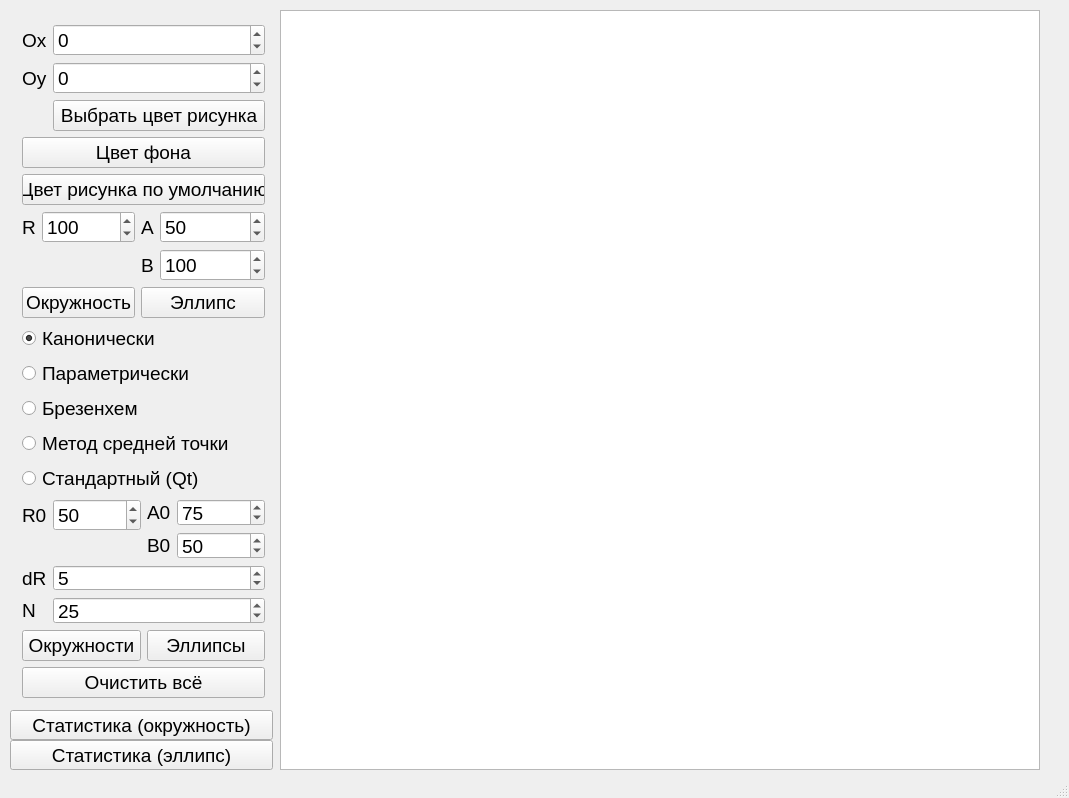
<?xml version="1.0" encoding="UTF-8"?>
<ui version="4.0">
 <class>MainWindow</class>
 <widget class="QMainWindow" name="MainWindow">
  <property name="geometry">
   <rect>
    <x>0</x>
    <y>0</y>
    <width>1069</width>
    <height>798</height>
   </rect>
  </property>
  <property name="font">
   <font>
    <pointsize>14</pointsize>
   </font>
  </property>
  <property name="windowTitle">
   <string>Лаб. №4 по Компьютерной графике: Реализация и исследование алгоритмов построения окружности и эллипса</string>
  </property>
  <widget class="QWidget" name="centralWidget">
   <widget class="QGraphicsView" name="graphicsView">
    <property name="geometry">
     <rect>
      <x>280</x>
      <y>10</y>
      <width>760</width>
      <height>760</height>
     </rect>
    </property>
    <property name="minimumSize">
     <size>
      <width>725</width>
      <height>725</height>
     </size>
    </property>
   </widget>
   <widget class="QWidget" name="layoutWidget">
    <property name="geometry">
     <rect>
      <x>11</x>
      <y>13</y>
      <width>265</width>
      <height>696</height>
     </rect>
    </property>
    <layout class="QVBoxLayout" name="verticalLayout_4">
     <item>
      <layout class="QFormLayout" name="formLayout_2">
       <item row="0" column="0">
        <widget class="QLabel" name="xTextLabel">
         <property name="text">
          <string>Ox</string>
         </property>
        </widget>
       </item>
       <item row="0" column="1">
        <widget class="QSpinBox" name="xSpinBox">
         <property name="minimum">
          <number>-360</number>
         </property>
         <property name="maximum">
          <number>360</number>
         </property>
        </widget>
       </item>
       <item row="1" column="0">
        <widget class="QLabel" name="yTextLabel">
         <property name="text">
          <string>Oy</string>
         </property>
        </widget>
       </item>
       <item row="1" column="1">
        <widget class="QSpinBox" name="ySpinBox">
         <property name="minimum">
          <number>-360</number>
         </property>
         <property name="maximum">
          <number>360</number>
         </property>
        </widget>
       </item>
       <item row="2" column="0">
        <widget class="QLabel" name="fgLabel">
         <property name="minimumSize">
          <size>
           <width>25</width>
           <height>0</height>
          </size>
         </property>
         <property name="text">
          <string/>
         </property>
        </widget>
       </item>
       <item row="2" column="1">
        <widget class="QPushButton" name="setFgColorPushButton">
         <property name="enabled">
          <bool>true</bool>
         </property>
         <property name="sizePolicy">
          <sizepolicy hsizetype="Minimum" vsizetype="Fixed">
           <horstretch>0</horstretch>
           <verstretch>0</verstretch>
          </sizepolicy>
         </property>
         <property name="text">
          <string>Выбрать цвет рисунка</string>
         </property>
         <property name="checkable">
          <bool>false</bool>
         </property>
        </widget>
       </item>
      </layout>
     </item>
     <item>
      <widget class="QPushButton" name="setBgColorToFgPushButton">
       <property name="text">
        <string>Цвет фона</string>
       </property>
      </widget>
     </item>
     <item>
      <widget class="QPushButton" name="setDefaultFgColor">
       <property name="text">
        <string>Цвет рисунка по умолчанию</string>
       </property>
      </widget>
     </item>
     <item>
      <layout class="QFormLayout" name="formLayout_5">
       <item row="0" column="0">
        <layout class="QVBoxLayout" name="verticalLayout_2">
         <item>
          <layout class="QFormLayout" name="formLayout_3">
           <item row="0" column="0">
            <widget class="QLabel" name="rTextLabel">
             <property name="text">
              <string>R</string>
             </property>
            </widget>
           </item>
           <item row="0" column="1">
            <widget class="QSpinBox" name="rSpinBox">
             <property name="minimum">
              <number>1</number>
             </property>
             <property name="maximum">
              <number>720</number>
             </property>
             <property name="value">
              <number>100</number>
             </property>
            </widget>
           </item>
          </layout>
         </item>
         <item>
          <widget class="QPushButton" name="drawCirclePushButton">
           <property name="text">
            <string>Окружность</string>
           </property>
          </widget>
         </item>
        </layout>
       </item>
       <item row="0" column="1">
        <layout class="QVBoxLayout" name="verticalLayout">
         <item>
          <layout class="QFormLayout" name="formLayout_4">
           <item row="0" column="0">
            <widget class="QLabel" name="aTextLabel">
             <property name="text">
              <string>A</string>
             </property>
            </widget>
           </item>
           <item row="0" column="1">
            <widget class="QSpinBox" name="aSpinBox">
             <property name="minimum">
              <number>1</number>
             </property>
             <property name="maximum">
              <number>720</number>
             </property>
             <property name="value">
              <number>50</number>
             </property>
            </widget>
           </item>
           <item row="1" column="0">
            <widget class="QLabel" name="bTextLabel">
             <property name="text">
              <string>B</string>
             </property>
            </widget>
           </item>
           <item row="1" column="1">
            <widget class="QSpinBox" name="bSpinBox">
             <property name="minimum">
              <number>1</number>
             </property>
             <property name="maximum">
              <number>720</number>
             </property>
             <property name="value">
              <number>100</number>
             </property>
            </widget>
           </item>
          </layout>
         </item>
         <item>
          <widget class="QPushButton" name="drawEllipsePushButton">
           <property name="text">
            <string>Эллипс</string>
           </property>
          </widget>
         </item>
        </layout>
       </item>
      </layout>
     </item>
     <item>
      <widget class="QRadioButton" name="canonicalRadioButton">
       <property name="text">
        <string>Канонически</string>
       </property>
       <property name="checked">
        <bool>true</bool>
       </property>
      </widget>
     </item>
     <item>
      <widget class="QRadioButton" name="parametricRadioButton">
       <property name="text">
        <string>Параметрически</string>
       </property>
      </widget>
     </item>
     <item>
      <widget class="QRadioButton" name="bresenhamRadioButton">
       <property name="text">
        <string>Брезенхем</string>
       </property>
      </widget>
     </item>
     <item>
      <widget class="QRadioButton" name="midPointRadioButton">
       <property name="text">
        <string>Метод средней точки</string>
       </property>
      </widget>
     </item>
     <item>
      <widget class="QRadioButton" name="defaultQtRadioButton">
       <property name="text">
        <string>Стандартный (Qt)</string>
       </property>
      </widget>
     </item>
     <item>
      <layout class="QVBoxLayout" name="verticalLayout_3">
       <item>
        <layout class="QHBoxLayout" name="horizontalLayout">
         <item>
          <layout class="QFormLayout" name="formLayout_6">
           <item row="0" column="0">
            <widget class="QLabel" name="r0TextLabel">
             <property name="text">
              <string>R0</string>
             </property>
            </widget>
           </item>
           <item row="0" column="1">
            <widget class="QSpinBox" name="r0SpinBox">
             <property name="minimum">
              <number>1</number>
             </property>
             <property name="maximum">
              <number>720</number>
             </property>
             <property name="value">
              <number>50</number>
             </property>
            </widget>
           </item>
          </layout>
         </item>
         <item>
          <layout class="QFormLayout" name="formLayout">
           <item row="0" column="0">
            <widget class="QLabel" name="a0TextLabel">
             <property name="text">
              <string>A0</string>
             </property>
            </widget>
           </item>
           <item row="0" column="1">
            <widget class="QSpinBox" name="a0SpinBox">
             <property name="minimum">
              <number>1</number>
             </property>
             <property name="maximum">
              <number>720</number>
             </property>
             <property name="value">
              <number>75</number>
             </property>
            </widget>
           </item>
           <item row="1" column="0">
            <widget class="QLabel" name="b0TextLabel">
             <property name="text">
              <string>B0</string>
             </property>
            </widget>
           </item>
           <item row="1" column="1">
            <widget class="QSpinBox" name="b0SpinBox">
             <property name="minimum">
              <number>1</number>
             </property>
             <property name="maximum">
              <number>720</number>
             </property>
             <property name="value">
              <number>50</number>
             </property>
            </widget>
           </item>
          </layout>
         </item>
        </layout>
       </item>
       <item>
        <layout class="QFormLayout" name="formLayout_7">
         <item row="0" column="0">
          <widget class="QLabel" name="drTextLabel">
           <property name="text">
            <string>dR</string>
           </property>
          </widget>
         </item>
         <item row="0" column="1">
          <widget class="QSpinBox" name="drSpinBox">
           <property name="minimum">
            <number>1</number>
           </property>
           <property name="maximum">
            <number>720</number>
           </property>
           <property name="value">
            <number>5</number>
           </property>
          </widget>
         </item>
         <item row="1" column="0">
          <widget class="QLabel" name="nTextLabel">
           <property name="text">
            <string>N</string>
           </property>
          </widget>
         </item>
         <item row="1" column="1">
          <widget class="QSpinBox" name="nSpinBox">
           <property name="minimum">
            <number>1</number>
           </property>
           <property name="maximum">
            <number>720</number>
           </property>
           <property name="value">
            <number>25</number>
           </property>
          </widget>
         </item>
        </layout>
       </item>
       <item>
        <layout class="QHBoxLayout" name="horizontalLayout_2">
         <item>
          <widget class="QPushButton" name="drawCirclesPushButton">
           <property name="text">
            <string>Окружности</string>
           </property>
          </widget>
         </item>
         <item>
          <widget class="QPushButton" name="drawEllipsesPushButton">
           <property name="text">
            <string>Эллипсы</string>
           </property>
          </widget>
         </item>
        </layout>
       </item>
      </layout>
     </item>
     <item>
      <widget class="QPushButton" name="clearAllPushButton">
       <property name="text">
        <string>Очистить всё</string>
       </property>
      </widget>
     </item>
    </layout>
   </widget>
   <widget class="QPushButton" name="statisticsCirclePushButton">
    <property name="geometry">
     <rect>
      <x>10</x>
      <y>710</y>
      <width>263</width>
      <height>30</height>
     </rect>
    </property>
    <property name="text">
     <string>Статистика (окружность)</string>
    </property>
   </widget>
   <widget class="QPushButton" name="statisticsEllipsePushButton">
    <property name="geometry">
     <rect>
      <x>10</x>
      <y>740</y>
      <width>263</width>
      <height>30</height>
     </rect>
    </property>
    <property name="text">
     <string>Статистика (эллипс)</string>
    </property>
   </widget>
  </widget>
  <widget class="QStatusBar" name="statusBar"/>
 </widget>
 <layoutdefault spacing="6" margin="11"/>
 <resources/>
 <connections/>
</ui>
